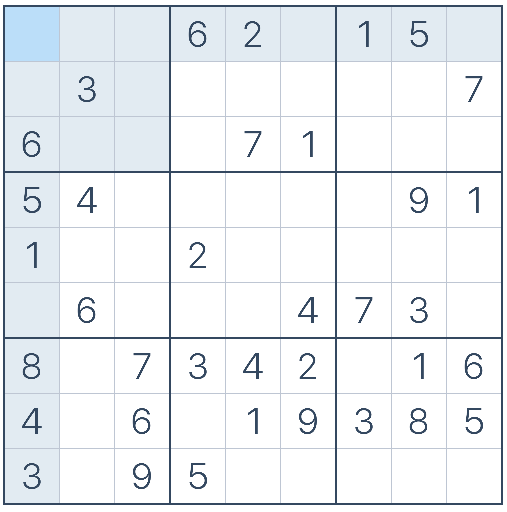
#> input picture images/7.png, 507 x 512 px
$ python game_identifier.py
#> lines starting #> are read from the running program, lines starting #| are printed output that depends on the picture
### identifier/img_loader.py
import itertools
import random
import cv2 as cv
import os
import numpy as np


class Identify:
    def __init__(self, file_name, auto_load=True):
        self.image_name = file_name
        self.loaded_image = None
        if auto_load:
            self.load_image()
#> in load_image, self.loaded_image is the input picture: shape (512, 507, 3); mean B, G, R 243.3, 239.9, 236.4
            self.crop_image()
            # self.add_red_lines()

    def load_image(self):
        main_script_dir = os.path.abspath(__file__ + '/../..')
        rel_path = 'images/' + self.image_name
        image_path = os.path.join(main_script_dir, rel_path)
        self.loaded_image = cv.imread(image_path)
        return self.loaded_image

    def gen_lines_rho(self, axis=None):
        gray = cv.cvtColor(self.loaded_image, cv.COLOR_BGR2GRAY)
        edges = cv.Canny(gray, 50, 150, apertureSize=3)
        lines = cv.HoughLines(edges, 1, np.pi / 2, 100)
        if axis == 0:
            # horizontal lines
            rho = [line[0][0] for line in lines if line[0][1] != 0]
        elif axis == 1:
            # vertical lines
            rho = [line[0][0] for line in lines if line[0][1] == 0]
        else:
            rho = [line[0][0] for line in lines]
        return rho

    def get_clean_x_rho(self):
        rho_list = self.gen_lines_rho(axis=1)
#> in gen_lines_rho, `gray = cv.cvtColor(self.loaded_image, cv.COLOR_BGR2GRAY)`:
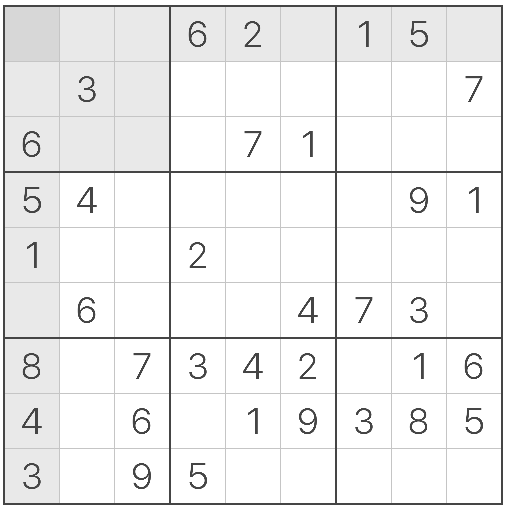
#> gray: shape (512, 507); min 69, max 255, mean 239.3
#> in gen_lines_rho, `edges = cv.Canny(gray, 50, 150, apertureSize=3)`:
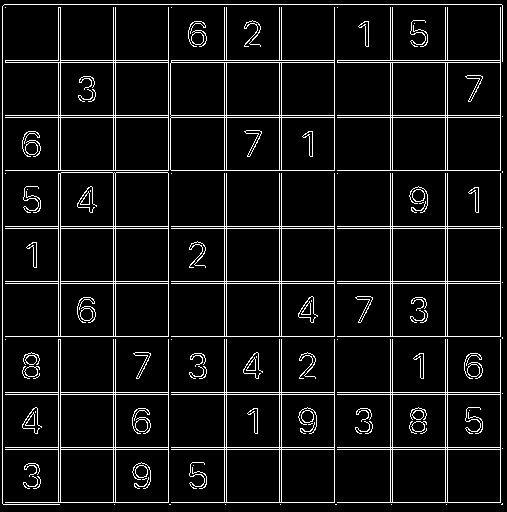
#> edges: shape (512, 507); 7.7% white in thin lines or dots
#> in gen_lines_rho, `lines = cv.HoughLines(edges, 1, np.pi / 2, 100)`: lines = 27 rows, first 8: [2, 0], [4, 1.57], [58, 0], [60, 0], [113, 0], [115, 0], [168, 0], [334, 0]
#> in gen_lines_rho, `rho = [line[0][0] for line in lines if line[0][1] == 0]`: rho = [2, 58, 60, 113, 115, 168, 334, 500, 224, 226, 279, 281, 390, 392, 445, 447]
        rho_list.sort()
        rho_diffs = []
        for i in range(len(rho_list) - 1):
            if rho_list[i + 1] - rho_list[i] <= 5:
                rho_list[i] = rho_list[i + 1]
        return list(set(rho_list))

    def get_clean_y_rho(self):
        rho_list = self.gen_lines_rho(axis=0)
        rho_list.sort()
        for i in range(len(rho_list) - 1):
            if rho_list[i + 1] - rho_list[i] <= 5:
                rho_list[i] = rho_list[i + 1]
        return list(set(rho_list))

    # [11 lines left out: function get_symmetric_rho, not called in this run]

    def crop_image(self):
        clean_x = self.get_clean_x_rho()
#> in get_clean_x_rho, `rho_list = self.gen_lines_rho(axis=1)`: rho_list has the same summary as rho in gen_lines_rho
#> the loop in get_clean_x_rho, `for i in range(len(rho_list) - 1):` made 15 passes
#> after the loop in get_clean_x_rho, `for i in range(len(rho_list) - 1):`: rho_list = [2, 60, 60, 115, 115, 168, 226, 226, 281, 281, 334, 392, 392, 447, 447, 500]
        clean_y = self.get_clean_y_rho()
        if len(clean_y) + len(clean_x) >= 20:
            start_h = int(min(clean_y))
            end_h = int(max(clean_y))
            start_l = int(min(clean_x))
            end_l = int(max(clean_x))
            self.loaded_image = self.loaded_image[start_h:end_h, start_l:end_l]
            return None

    # [41 lines left out: functions add_red_lines, get_number, preview, not called in this run]


# [9 lines that do not run on import are left out]

### identifier/game_identifier.py
import itertools
import numpy as np
import img_loader as il
import cv2 as cv
from joblib import dump, load
from sklearn import svm

game = il.Identify('7.png')
#> in crop_image, `clean_x = self.get_clean_x_rho()`: clean_x = [226, 2, 168, 392, 334, 115, 500, 281, 60, 447]
#> in get_clean_y_rho, `rho_list = self.gen_lines_rho(axis=0)`: rho_list = [4, 62, 117, 170, 336, 502, 228, 283, 394, 449, 172]
#> the loop in get_clean_y_rho, `for i in range(len(rho_list) - 1):` made 10 passes
#> after the loop in get_clean_y_rho, `for i in range(len(rho_list) - 1):`: rho_list = [4, 62, 117, 172, 172, 228, 283, 336, 394, 449, 502]
#> in crop_image, `clean_y = self.get_clean_y_rho()`: clean_y = [449, 228, 4, 394, 172, 336, 117, 502, 283, 62]
#> in crop_image, `start_h = int(min(clean_y))`: start_h = 4
#> in crop_image, `end_h = int(max(clean_y))`: end_h = 502
#> in crop_image, `start_l = int(min(clean_x))`: start_l = 2
#> in crop_image, `end_l = int(max(clean_x))`: end_l = 500
#> in crop_image, `self.loaded_image = self.loaded_image[start_h:end_h, start_l:end_l]`:
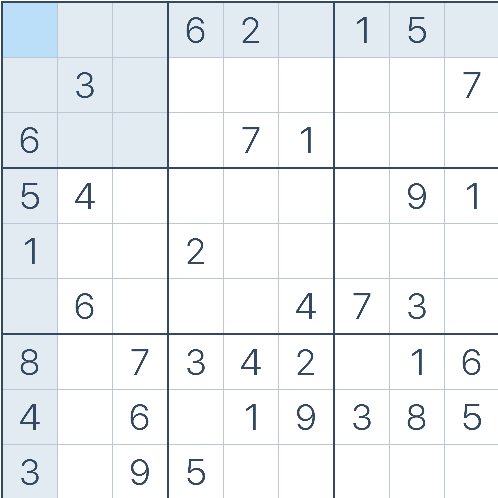
#> self.loaded_image: shape (498, 498, 3); mean B, G, R 244, 240.7, 237.2
y_predicted = []
#> (the run stopped early here; a loop or call above may not have finished)

$ run again, with images/1.png copied over images/7.png
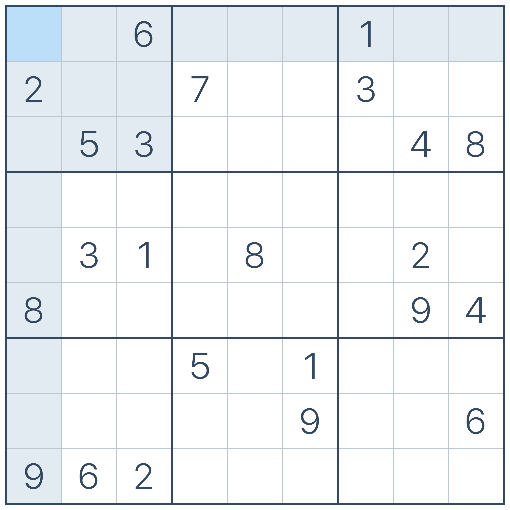
#> input picture images/1.png, 510 x 510 px
#> in load_image, self.loaded_image is the input picture: shape (510, 510, 3); mean B, G, R 244.2, 241.1, 237.7
#> in gen_lines_rho, `gray = cv.cvtColor(self.loaded_image, cv.COLOR_BGR2GRAY)`:
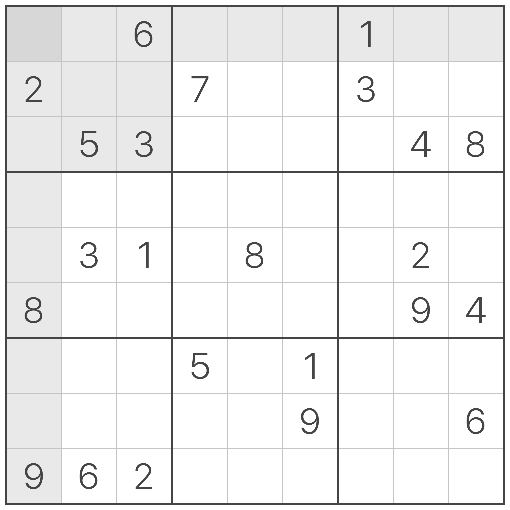
#> gray: shape (510, 510); min 69, max 255, mean 240.4
#> in gen_lines_rho, `edges = cv.Canny(gray, 50, 150, apertureSize=3)`:
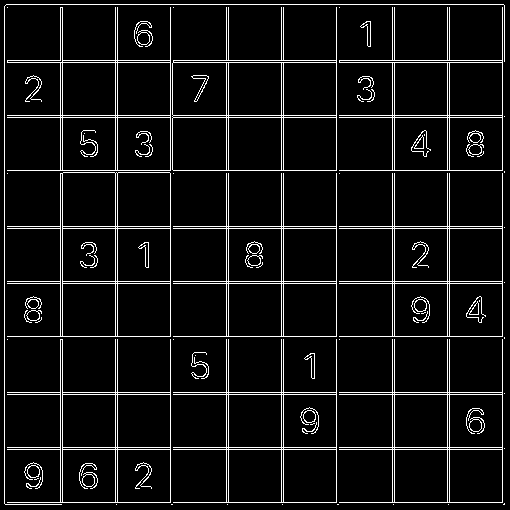
#> edges: shape (510, 510); 7.1% white in thin lines or dots
#> lines = 17 rows, first 8: [4, 0], [60, 0], [62, 0], [115, 0], [117, 0], [170, 0], [336, 0], [502, 0]
#> in gen_lines_rho, `rho = [line[0][0] for line in lines if line[0][1] == 0]`: rho = [4, 60, 62, 115, 117, 170, 336, 502, 226, 228, 281, 283, 392, 394, 447, 449, 172]
#> in get_clean_x_rho, `rho_list = self.gen_lines_rho(axis=1)`: rho_list has the same summary as rho in gen_lines_rho
#> the loop in get_clean_x_rho, `for i in range(len(rho_list) - 1):` made 16 passes
#> after the loop in get_clean_x_rho, `for i in range(len(rho_list) - 1):`: rho_list = [4, 62, 62, 117, 117, 172, 172, 228, 228, 283, 283, 336, 394, 394, 449, 449, 502]
#> clean_x = [449, 228, 4, 394, 172, 336, 117, 502, 283, 62]
#> in get_clean_y_rho, `rho_list = self.gen_lines_rho(axis=0)`: rho_list = []

$ run again, with images/10.png copied over images/7.png
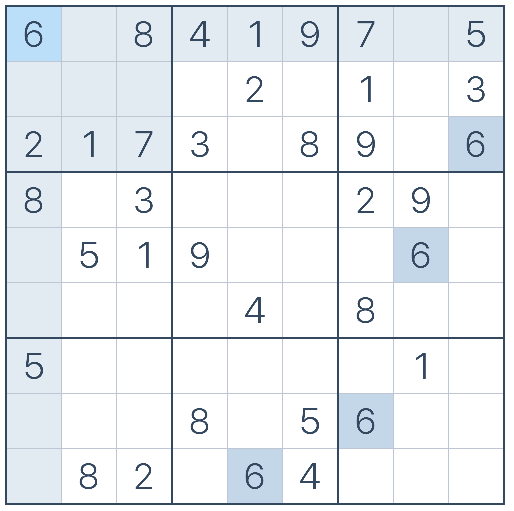
#> input picture images/10.png, 514 x 511 px
#> in load_image, self.loaded_image is the input picture: shape (511, 514, 3); mean B, G, R 242.3, 238.3, 234
#> in gen_lines_rho, `gray = cv.cvtColor(self.loaded_image, cv.COLOR_BGR2GRAY)`:
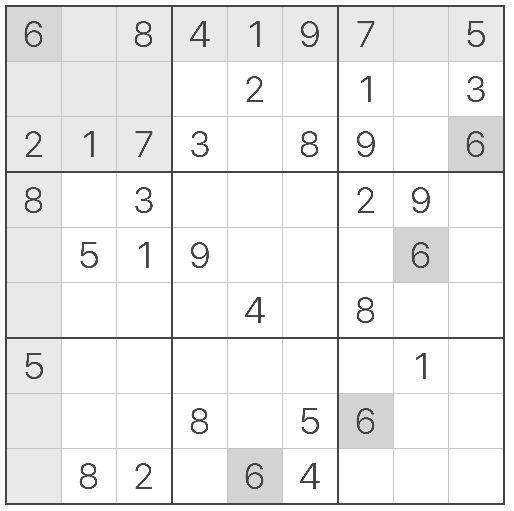
#> gray: shape (511, 514); min 69, max 255, mean 237.4
#> in gen_lines_rho, `edges = cv.Canny(gray, 50, 150, apertureSize=3)`:
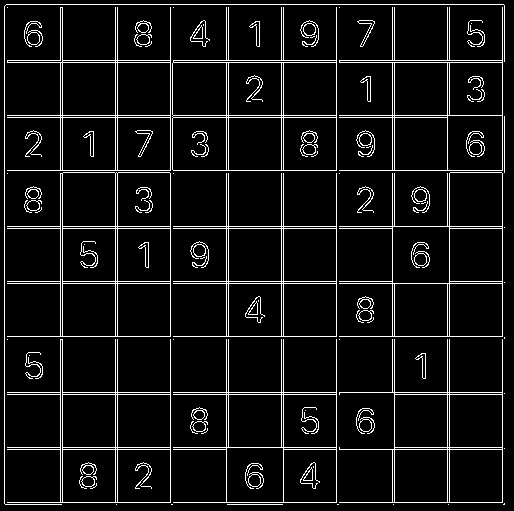
#> edges: shape (511, 514); 7.5% white in thin lines or dots
#> lines = 18 rows, first 8: [4, 0], [170, 1.57], [60, 0], [62, 0], [115, 0], [117, 0], [336, 0], [502, 0]
#> in gen_lines_rho, `rho = [line[0][0] for line in lines if line[0][1] == 0]`: rho = [4, 60, 62, 115, 117, 336, 502, 226, 283, 228, 281, 449, 504]
#> in get_clean_x_rho, `rho_list = self.gen_lines_rho(axis=1)`: rho_list has the same summary as rho in gen_lines_rho
#> the loop in get_clean_x_rho, `for i in range(len(rho_list) - 1):` made 12 passes
#> after the loop in get_clean_x_rho, `for i in range(len(rho_list) - 1):`: rho_list = [4, 62, 62, 117, 117, 228, 228, 283, 283, 336, 449, 504, 504]
#> clean_x = [449, 228, 4, 336, 117, 504, 283, 62]
#> in get_clean_y_rho, `rho_list = self.gen_lines_rho(axis=0)`: rho_list = [170, 392, 394, 447, 172]
#> the loop in get_clean_y_rho, `for i in range(len(rho_list) - 1):` made 4 passes
#> after the loop in get_clean_y_rho, `for i in range(len(rho_list) - 1):`: rho_list = [172, 172, 394, 394, 447]
#> clean_y = [394, 172, 447]

$ run again, with images/2.png copied over images/7.png
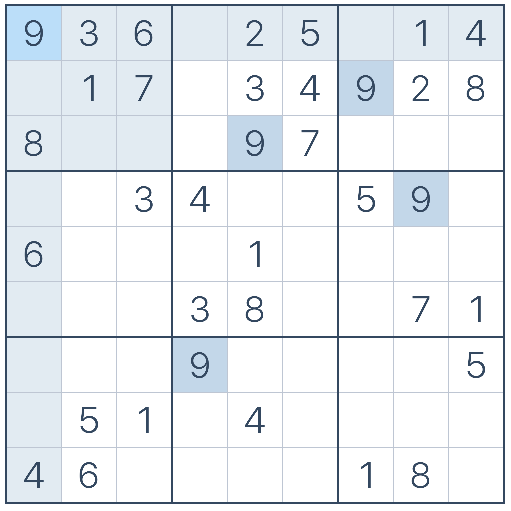
#> input picture images/2.png, 511 x 511 px
#> in load_image, self.loaded_image is the input picture: shape (511, 511, 3); mean B, G, R 242.3, 238.3, 233.9
#> in gen_lines_rho, `edges = cv.Canny(gray, 50, 150, apertureSize=3)`:
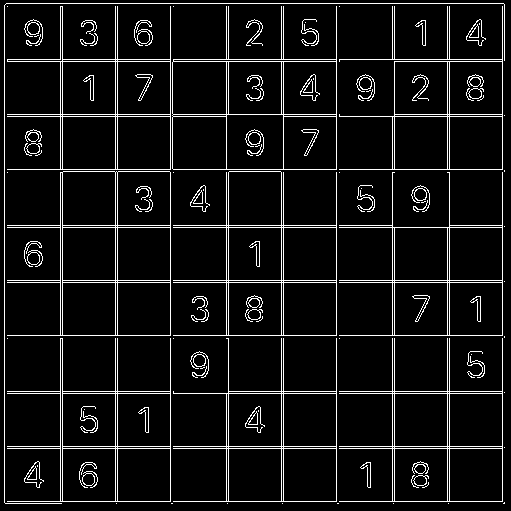
#> edges: shape (511, 511); 7.4% white in thin lines or dots
#> lines = 34 rows, first 8: [4, 0], [3, 1.57], [60, 0], [62, 0], [115, 0], [117, 0], [170, 0], [336, 0]
#> in gen_lines_rho, `rho = [line[0][0] for line in lines if line[0][1] == 0]`: rho = [4, 60, 62, 115, 117, 170, 336, 502, 283, 449, 226, 228, 281, 394, 447, 392, 172]
#> in get_clean_x_rho, `rho_list = self.gen_lines_rho(axis=1)`: rho_list has the same summary as rho in gen_lines_rho
#> the loop in get_clean_x_rho, `for i in range(len(rho_list) - 1):` made 16 passes
#> after the loop in get_clean_x_rho, `for i in range(len(rho_list) - 1):`: rho_list = [4, 62, 62, 117, 117, 172, 172, 228, 228, 283, 283, 336, 394, 394, 449, 449, 502]
#> clean_x = [449, 228, 4, 394, 172, 336, 117, 502, 283, 62]
#> in get_clean_y_rho, `rho_list = self.gen_lines_rho(axis=0)`: rho_list = [3, 59, 169, 335, 501, 227, 280, 282, 393, 446, 448, 61, 114, 391, 116, 225, 171]
#> the loop in get_clean_y_rho, `for i in range(len(rho_list) - 1):` made 16 passes
#> after the loop in get_clean_y_rho, `for i in range(len(rho_list) - 1):`: rho_list = [3, 61, 61, 116, 116, 171, 171, 227, 227, 282, 282, 335, 393, 393, 448, 448, 501]
#> clean_y = [448, 3, 227, 393, 171, 335, 116, 501, 282, 61]
#> start_h = 3
#> end_h = 501
#> start_l = 4
#> end_l = 502
#> in crop_image, `self.loaded_image = self.loaded_image[start_h:end_h, start_l:end_l]`:
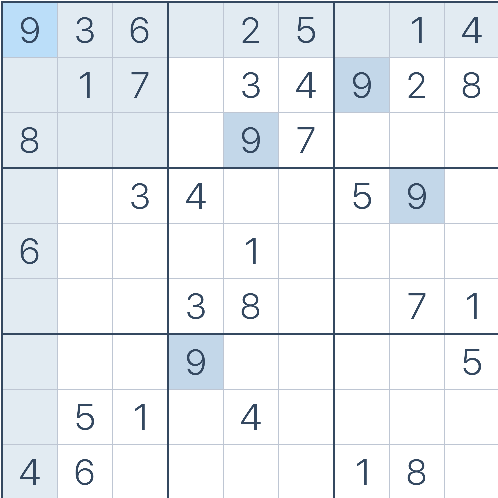
#> self.loaded_image: shape (498, 498, 3); mean B, G, R 242.9, 238.9, 234.5
